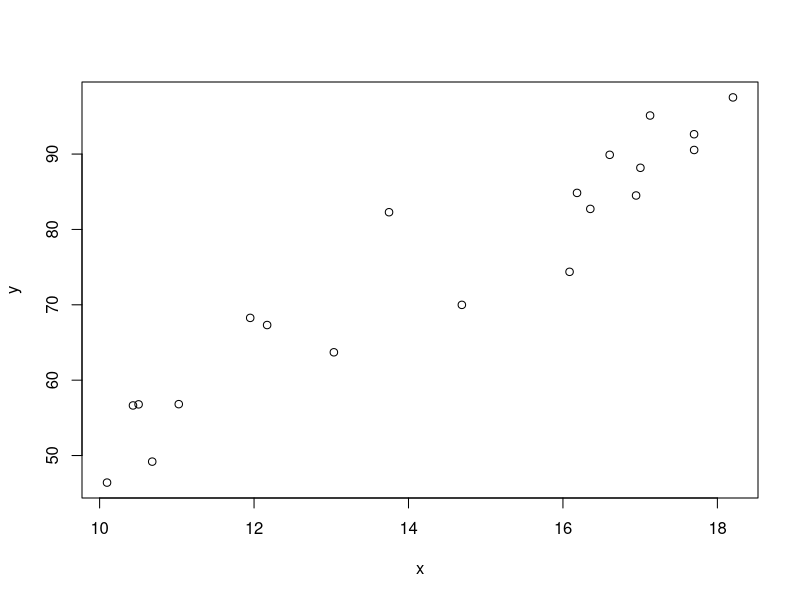

Write the R code that produced this figure.
## ---- chunk 1
knitr::opts_chunk$set(echo = TRUE)
## ---- chunk 2
summary(cars)
## ---- chunk 3
set.seed(2019)
x = runif(20, 10, 20)
y = rnorm(20, mean = 3 + 5*x,  sd = 4)
plot(x, y)
## ---- chunk 4
#fit the model
model1 = lm(y ~ x)
#look a summary - this prints the estimated coefficients
summary(model1)
## ---- chunk 5
anova(model1)
## ---- chunk 6
SSreg <- anova(model1)[1,2]
SSreg
SSres <- anova(model1)[2,2]
SSres
SStot <- SSreg + SSres
round(SStot, 1)
